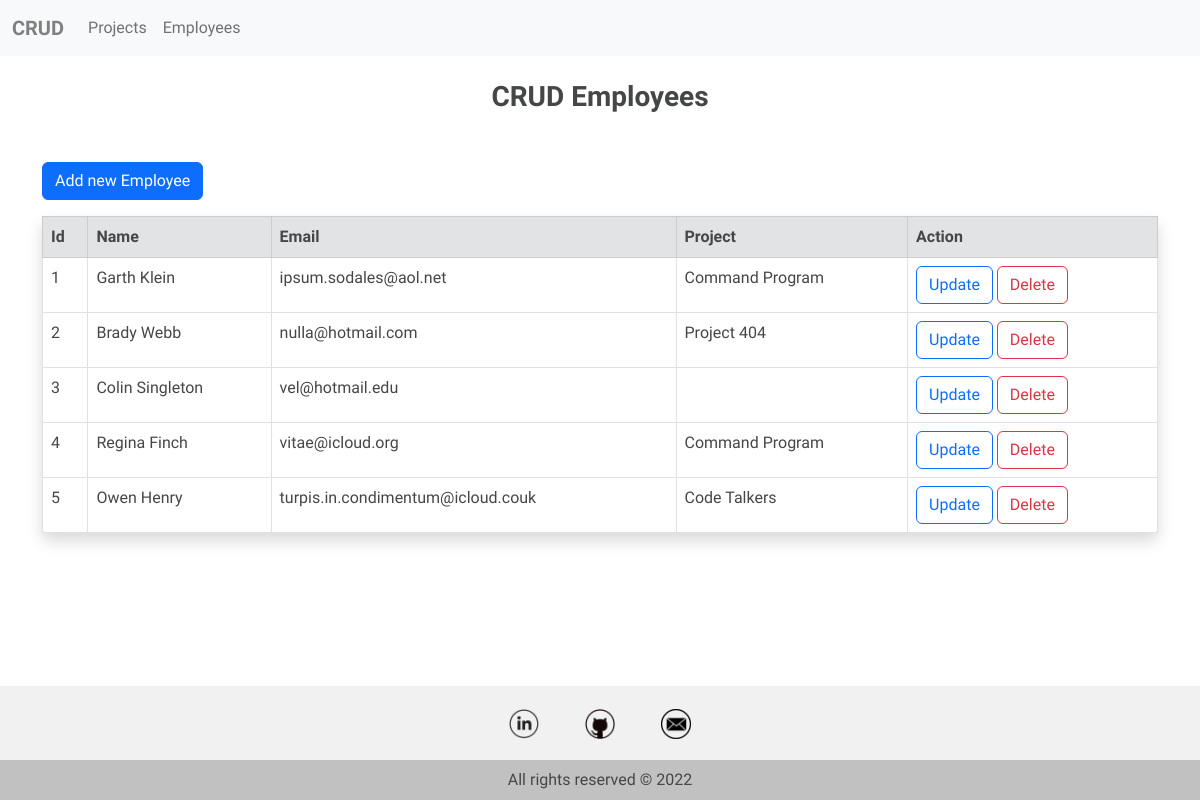
Page /employees.php on the committed database.
### tables this page shows
CREATE TABLE `employees` (
  `id` int(10) NOT NULL AUTO_INCREMENT,
  `name` varchar(50) NOT NULL,
  `email` varchar(50) NOT NULL,
  `project_id` int(10) DEFAULT NULL,
  PRIMARY KEY (`id`),
  KEY `fk_project_id` (`project_id`),
  CONSTRAINT `fk_project_id` FOREIGN KEY (`project_id`) REFERENCES `projects` (`id`) ON DELETE SET NULL ON UPDATE CASCADE
);

CREATE TABLE `projects` (
  `id` int(10) NOT NULL AUTO_INCREMENT,
  `projectname` varchar(50) NOT NULL,
  PRIMARY KEY (`id`),
  UNIQUE KEY `projectname` (`projectname`)
);

### employees.php (the view, shortened to what this page needs)
<?php
require_once "./app/connect.php";
?>
<?php
$result = $mysqli->query("SELECT * FROM projects
                                RIGHT JOIN employees
                                    ON projects.id = employees.project_id
                            ") or die($mysqli->error);
?>
<!DOCTYPE html>
<html lang="en">
<head>
    <?php require_once "./app/head.php" ?>
</head>
<body>
    <?php require_once "./app/nav.php"; ?>
    <div class="container">
        <div>
            <h3 class="text-center my-4">CRUD Employees</h3>
        </div>
        <div class="mt-5 mb-3">
            <a href="newemployee.php" class="btn btn-primary">Add new Employee</a>
        </div>
        <div>
            <table class="table table-hover table-bordered shadow p-3 mb-3 bg-body rounded">
                <tr class="table-secondary">
                    <th>Id</th>
                    <th>Name</th>
                    <th>Email</th>
                    <th>Project</th>
                    <th>Action</th>
                </tr>
                <?php if (mysqli_num_rows($result) > 0) while ($row = $result->fetch_assoc()) : ?>
                    <tr>
                        <td><?php echo $row['id']; ?></td>
                        <td><?php echo $row['name']; ?></td>
                        <td><?php echo $row['email']; ?></td>
                        <td><?php echo $row['projectname']; ?></td>
                        <td>
                            <a href="updateEmpl.php?updateEmpl=<?php echo $row['id'] ?>" class="btn btn-outline-primary">Update</a>
                            <a href="delete.php?deleteempl=<?php echo $row['id'] ?>" class="btn btn-outline-danger">Delete</a>
                        </td>
                    </tr>
                <?php endwhile; ?>
            </table>
        </div>
    </div>
    <?php require_once "./app/footer.php" ?>
</body>
</html>

### app/head.php (shortened to what this page needs)
<link href="https://cdn.jsdelivr.net/npm/bootstrap@5.2.1/dist/css/bootstrap.min.css" rel="stylesheet">

### app/nav.php
<nav class="navbar navbar-expand-lg bg-light">
    <div class="container-fluid">
        <a class="navbar-brand" href="index.php" style="font-weight: 600; color: grey;">CRUD</a>
        <div class="collapse navbar-collapse">
            <ul class="navbar-nav">
                <li class="nav-item">
                    <a class="nav-link" href="projects.php">Projects</a>
                </li>
                <li class="nav-item">
                    <a class="nav-link" href="employees.php">Employees</a>
                </li>
            </ul>
        </div>
    </div>
</nav>

### app/footer.php
<footer class="text-center text-white fixed-bottom mt-5" style="background-color: #f1f1f1;">
    <div class=" pt-2">
        <section class="mb-2">
            <a class="btn btn-link btn-floating btn-lg text-dark m-1" href="https://www.linkedin.com/in/brigita-grybait%C4%97-bartk%C4%97-487403112" role="button" data-mdb-ripple-color="dark">
                <img src="./app/images/in.png" alt="linkedin" style="width: 30px">
            </a>
            <a class="btn btn-link btn-floating btn-lg text-dark m-1" href="https://github.com/BrigitaGrybaiteBartke" role="button" data-mdb-ripple-color="dark">
                <img src="./app/images/git.png" alt="github" style="width: 30px">
            </a>
            <a class="btn btn-link btn-floating btn-lg text-dark m-1" role="button" data-mdb-ripple-color="dark" href="mailto:brigita.grybaite@gmail.com">
                <img src="./app/images/mail.png" alt="github" style="width: 30px">
            </a>
        </section>
        <div class="text-center text-dark p-2" style="background-color: rgba(0, 0, 0, 0.2);">
            <div class="aling-items-center">
                <span class="mx-5">All rights reserved &#169; <?php echo date("Y") ?></span>
            </div>
        </div>
</footer>

### app/style.php (style rules this page uses)
* { margin: 0; padding: 0; box-sizing: border-box; font-family: 'Maven Pro', sans-serif; color: #454746; }
h3 { font-weight: 600; }
.container { margin-bottom: 200px; }

### rows in the picture
employees: id "1", name "Garth Klein", email "ipsum.sodales@aol.net", project.projectname "Command Program"
employees: id "2", name "Brady Webb", email "nulla@hotmail.com", project.projectname "Project 404"
employees: id "3", name "Colin Singleton", email "vel@hotmail.edu"
employees: id "4", name "Regina Finch", email "vitae@icloud.org", project.projectname "Command Program"
employees: id "5", name "Owen Henry", email "turpis.in.condimentum@icloud.couk", project.projectname "Code Talkers"
